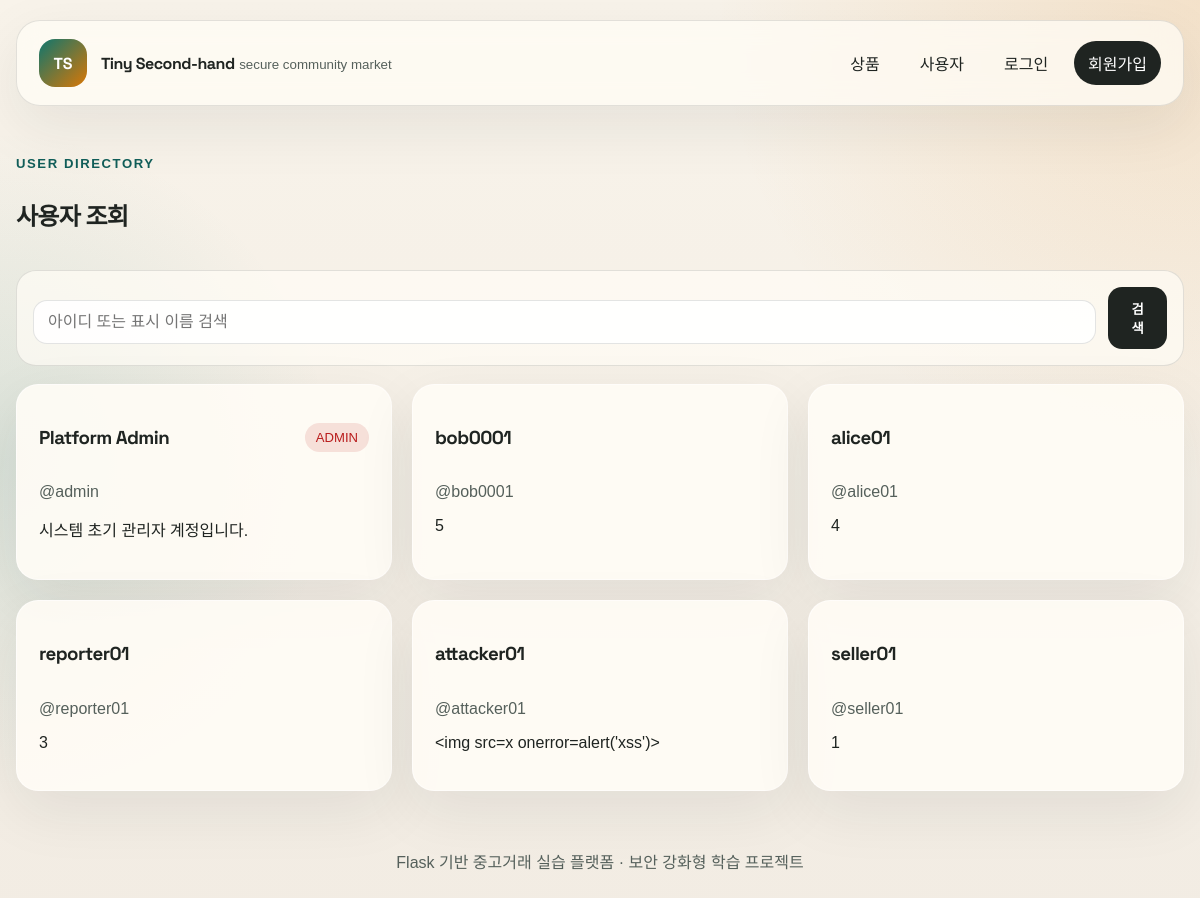
Screenshot of /users with the database file from the repository.
### app/models.py (models this page shows, shortened)
class User(db.Model, UserMixin):
    id = db.Column(db.Integer, primary_key=True)
    username = db.Column(db.String(30), unique=True, nullable=False, index=True)
    display_name = db.Column(db.String(60), nullable=False)
    password_hash = db.Column(db.String(255), nullable=False)
    bio = db.Column(db.String(300), nullable=False, default="")
    is_admin = db.Column(db.Boolean, nullable=False, default=False)
    is_suspended = db.Column(db.Boolean, nullable=False, default=False)
    is_deleted = db.Column(db.Boolean, nullable=False, default=False)
    balance = db.Column(db.Numeric(12, 2), nullable=False, default=Decimal("100000.00"))
    created_at = db.Column(db.DateTime, nullable=False, default=utcnow)
    deleted_at = db.Column(db.DateTime, nullable=True)
    updated_at = db.Column(db.DateTime, nullable=False, default=utcnow, onupdate=utcnow)
    products = db.relationship("Product", back_populates="seller", lazy="dynamic")
    reports_sent = db.relationship(
        "Report",
        foreign_keys="Report.reporter_id",
        back_populates="reporter",
        lazy="dynamic",
    )
    reports_received = db.relationship(
        "Report",
        foreign_keys="Report.target_user_id",
        back_populates="target_user",
        lazy="dynamic",
    )
    reports_reviewed = db.relationship(
        "Report",
        foreign_keys="Report.reviewed_by_id",
        back_populates="reviewed_by",
        lazy="dynamic",
    )
    messages_sent = db.relationship(
        "Message",
        foreign_keys="Message.sender_id",
        back_populates="sender",
        lazy="dynamic",
    )
    messages_received = db.relationship(
        "Message",
        foreign_keys="Message.recipient_id",
        back_populates="recipient",
        lazy="dynamic",
    )
    transfers_sent = db.relationship(
        "Transfer",
        foreign_keys="Transfer.sender_id",
        back_populates="sender",
        lazy="dynamic",
    )
    transfers_received = db.relationship(
        "Transfer",
        foreign_keys="Transfer.recipient_id",
        back_populates="recipient",
        lazy="dynamic",
    )
    admin_actions = db.relationship(
        "AdminActionLog",
        foreign_keys="AdminActionLog.admin_id",
        back_populates="admin",
        lazy="dynamic",
    )

### app/routes/main.py (the view, shortened to what this page needs)
@main_bp.route("/users")
def users():
    keyword = sanitize_text(request.args.get("q", ""), 50)
    query = User.query
    if not (current_user.is_authenticated and current_user.is_admin):
        query = query.filter(User.is_deleted.is_(False))
    users = query.order_by(User.is_admin.desc(), User.created_at.desc()).all()
    return render_template("profile/users.html", users=users, keyword=keyword)

### app/utils.py (called while the page is built)
def sanitize_text(value, max_length=None):
    cleaned = value or ""
    cleaned = cleaned.replace("\r\n", "\n").replace("\r", "\n")
    lines = [" ".join(line.split()) for line in cleaned.split("\n")]
    cleaned = "\n".join(lines).strip()
    if max_length is not None:
        cleaned = cleaned[:max_length].strip()
    return cleaned

### app/templates/profile/users.html (shortened to what this page needs)
{% extends 'base.html' %}
{% block content %}
<section class="section-head">
    <div>
        <span class="eyebrow">User Directory</span>
        <h2>사용자 조회</h2>
    </div>
</section>
<form method="get" class="toolbar">
    <input class="input" type="text" name="q" value="{{ keyword }}" placeholder="아이디 또는 표시 이름 검색">
    <button class="btn btn-primary" type="submit">검색</button>
</form>
<section class="card-grid user-grid">
    {% for user in users %}
        <article class="user-card">
            <div>
                <div class="user-name-row">
                    <h3><a href="{{ url_for('main.user_detail', user_id=user.id) }}">{{ user.display_name }}</a></h3>
                    {% if user.is_admin %}<span class="badge badge-danger">ADMIN</span>{% endif %}
                </div>
                <p class="muted">@{{ user.username }}</p>
                <p>{{ user.bio or '소개글이 없습니다.' }}</p>
            </div>
        </article>
    {% else %}
        <article class="empty-card">
            <h3>검색 결과가 없습니다.</h3>
        </article>
    {% endfor %}
</section>
{% endblock %}

### app/templates/base.html (shortened to what this page needs)
<!doctype html>
<html lang="ko">
<head>
    <link rel="stylesheet" href="{{ url_for('static', filename='css/style.css') }}">
</head>
<body>
    <div class="site-shell">
        <header class="topbar">
            <a class="brand" href="{{ url_for('main.index') }}">
                <span class="brand-mark">TS</span>
                <span>
                    <strong>Tiny Second-hand</strong>
                    <small>secure community market</small>
                </span>
            </a>
            <nav class="nav-links">
                <a href="{{ url_for('products.product_list') }}">상품</a>
                <a href="{{ url_for('main.users') }}">사용자</a>
                {% if current_user.is_authenticated %}
                    <a href="{{ url_for('chat.hub') }}">채팅</a>
                    <a href="{{ url_for('wallet.index') }}">지갑</a>
                    <a href="{{ url_for('products.my_products') }}">내 상품</a>
                    <a href="{{ url_for('main.profile') }}">프로필</a>
                    {% if current_user.is_admin %}
                        <a href="{{ url_for('admin.dashboard') }}">관리자</a>
                    {% endif %}
                    <a href="{{ url_for('auth.logout') }}">로그아웃</a>
                {% else %}
                    <a href="{{ url_for('auth.login') }}">로그인</a>
                    <a class="nav-accent" href="{{ url_for('auth.register') }}">회원가입</a>
                {% endif %}
            </nav>
        </header>
        <main class="page-shell">
            {% block content %}{% endblock %}
        </main>
        <footer class="footer">
            <p>Flask 기반 중고거래 실습 플랫폼 · 보안 강화형 학습 프로젝트</p>
        </footer>
    </div>
</body>
</html>

### app/static/css/style.css (style rules this page uses)
:root { --bg: #f4efe7; --bg-soft: #fbf8f2; --ink: #1f2421; --ink-soft: #55605b; --line: rgba(31, 36, 33, 0.12); --primary: #0f766e; --primary-strong: #115e59; --secondary: #d97706; --danger: #b91c1c; --warning: #b45309; --card: rgba(255, 252, 246, 0.9); --shadow: 0 20px 60px rgba(31, 36, 33, 0.08); --radius: 22px; }
* { box-sizing: border-box; }
body { margin: 0; font-family: "Noto Sans KR", sans-serif; color: var(--ink); background: radial-gradient(circle at top right, rgba(217, 119, 6, 0.14), transparent 32%), radial-gradient(circle at left center, rgba(15, 118, 110, 0.12), transparent 26%), linear-gradient(180deg, #f8f3ea 0%, #f2ece3 100%); min-height: 100vh; }
a { color: inherit; text-decoration: none; }
.site-shell { width: min(1180px, calc(100% - 32px)); margin: 0 auto; padding: 20px 0 40px; }
.topbar { display: flex; align-items: center; justify-content: space-between; gap: 20px; padding: 18px 22px; border: 1px solid var(--line); border-radius: 24px; background: rgba(255, 252, 246, 0.72); backdrop-filter: blur(14px); box-shadow: var(--shadow); }
.brand { display: flex; align-items: center; gap: 14px; }
.brand strong, h1, h2, h3 { font-family: "Space Grotesk", "Noto Sans KR", sans-serif; letter-spacing: -0.03em; }
.brand small, .muted, .helper-text { color: var(--ink-soft); }
.brand-mark { width: 48px; height: 48px; border-radius: 16px; display: grid; place-items: center; background: linear-gradient(135deg, var(--primary), var(--secondary)); color: #fff; font-family: "Space Grotesk", sans-serif; font-weight: 700; }
.nav-links { display: flex; flex-wrap: wrap; align-items: center; gap: 12px; }
.nav-links a { padding: 10px 14px; border-radius: 999px; transition: background-color 0.2s ease, transform 0.2s ease; }
.nav-links .nav-accent { background: var(--ink); color: #fff; }
.page-shell { padding: 30px 0; }
.hero-actions, .toolbar, .action-row, .badge-row { display: flex; align-items: center; gap: 12px; }
.hero-grid, .card-grid, .split-grid, .wallet-grid, .product-detail-grid { display: grid; gap: 20px; }
.section-head { display: flex; justify-content: space-between; align-items: end; gap: 16px; margin: 18px 0; }
.eyebrow { display: inline-block; margin-bottom: 6px; color: var(--primary-strong); font-size: 0.82rem; font-weight: 700; text-transform: uppercase; letter-spacing: 0.12em; }
.user-grid { grid-template-columns: repeat(auto-fit, minmax(280px, 1fr)); }
.product-card, .user-card, .empty-card { overflow: hidden; border-radius: var(--radius); background: var(--card); border: 1px solid rgba(255, 255, 255, 0.6); box-shadow: var(--shadow); animation: rise-in 0.45s ease; }
.card-body, .user-card, .empty-card, .panel-card, .form-card, .detail-panel, .detail-sidecard, .media-panel, .error-card { padding: 22px; }
.card-meta, .detail-meta, .user-name-row { display: flex; flex-wrap: wrap; justify-content: space-between; gap: 12px; align-items: center; }
.badge { display: inline-flex; align-items: center; padding: 7px 11px; border-radius: 999px; background: rgba(31, 36, 33, 0.08); font-size: 0.82rem; }
.badge-danger { background: rgba(185, 28, 28, 0.12); color: var(--danger); }
.btn { display: inline-flex; align-items: center; justify-content: center; gap: 8px; border: 0; border-radius: 14px; padding: 12px 18px; cursor: pointer; font-weight: 700; font-family: inherit; transition: transform 0.2s ease, opacity 0.2s ease; }
.btn-primary { background: var(--ink); color: #fff; }
.input, .textarea, select.input { width: 100%; border: 1px solid var(--line); border-radius: 14px; background: rgba(255, 255, 255, 0.88); color: var(--ink); padding: 12px 14px; margin-top: 8px; font: inherit; }
.toolbar { margin: 0 0 18px; padding: 16px; background: rgba(255, 252, 246, 0.72); border-radius: 20px; border: 1px solid var(--line); }
.footer { padding: 12px 6px 0; color: var(--ink-soft); text-align: center; }

### rows the page displays
User: display_name "Platform Admin", is_admin "ADMIN", username "admin", bio "시스템 초기 관리자 계정입니다."
User: display_name "bob0001", username "bob0001", bio "5"
User: display_name "alice01", username "alice01", bio "4"
User: display_name "reporter01", username "reporter01", bio "3"
User: display_name "attacker01", username "attacker01", bio "<img src=x onerror=alert('xss')>"
User: display_name "seller01", username "seller01", bio "1"
